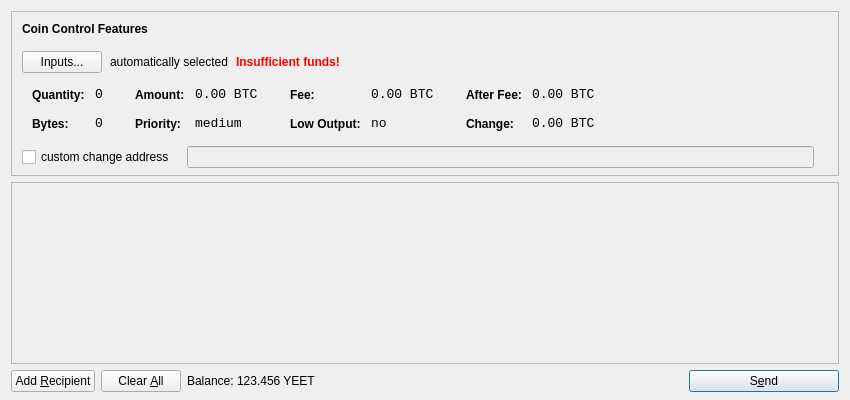
<?xml version="1.0" encoding="UTF-8"?>
<ui version="4.0">
 <class>SendCoinsDialog</class>
 <widget class="QDialog" name="SendCoinsDialog">
  <property name="geometry">
   <rect>
    <x>0</x>
    <y>0</y>
    <width>850</width>
    <height>400</height>
   </rect>
  </property>
  <property name="windowTitle">
   <string>Send Coins</string>
  </property>
  <layout class="QVBoxLayout" name="verticalLayout" stretch="0,1,0">
   <property name="bottomMargin">
    <number>8</number>
   </property>
   <item>
    <widget class="QFrame" name="frameCoinControl">
     <property name="sizePolicy">
      <sizepolicy hsizetype="Expanding" vsizetype="Expanding">
       <horstretch>0</horstretch>
       <verstretch>0</verstretch>
      </sizepolicy>
     </property>
     <property name="maximumSize">
      <size>
       <width>16777215</width>
       <height>16777215</height>
      </size>
     </property>
     <property name="frameShape">
      <enum>QFrame::StyledPanel</enum>
     </property>
     <property name="frameShadow">
      <enum>QFrame::Sunken</enum>
     </property>
     <layout class="QVBoxLayout" name="verticalLayoutCoinControl2">
      <property name="spacing">
       <number>-1</number>
      </property>
      <property name="leftMargin">
       <number>0</number>
      </property>
      <property name="topMargin">
       <number>0</number>
      </property>
      <property name="rightMargin">
       <number>0</number>
      </property>
      <property name="bottomMargin">
       <number>6</number>
      </property>
      <item>
       <layout class="QVBoxLayout" name="verticalLayoutCoinControl" stretch="0,0,0,0,1">
        <property name="spacing">
         <number>0</number>
        </property>
        <property name="leftMargin">
         <number>10</number>
        </property>
        <property name="topMargin">
         <number>10</number>
        </property>
        <item>
         <layout class="QHBoxLayout" name="horizontalLayoutCoinControl1">
          <property name="bottomMargin">
           <number>15</number>
          </property>
          <item>
           <widget class="QLabel" name="labelCoinControlFeatures">
            <property name="sizePolicy">
             <sizepolicy hsizetype="Preferred" vsizetype="Maximum">
              <horstretch>0</horstretch>
              <verstretch>0</verstretch>
             </sizepolicy>
            </property>
            <property name="font">
             <font>
              <weight>75</weight>
              <bold>true</bold>
             </font>
            </property>
            <property name="styleSheet">
             <string notr="true">font-weight:bold;</string>
            </property>
            <property name="text">
             <string>Coin Control Features</string>
            </property>
           </widget>
          </item>
         </layout>
        </item>
        <item>
         <layout class="QHBoxLayout" name="horizontalLayoutCoinControl2" stretch="0,0,0,0">
          <property name="spacing">
           <number>8</number>
          </property>
          <property name="bottomMargin">
           <number>10</number>
          </property>
          <item>
           <widget class="QPushButton" name="pushButtonCoinControl">
            <property name="styleSheet">
             <string notr="true"/>
            </property>
            <property name="text">
             <string>Inputs...</string>
            </property>
           </widget>
          </item>
          <item>
           <widget class="QLabel" name="labelCoinControlAutomaticallySelected">
            <property name="text">
             <string>automatically selected</string>
            </property>
            <property name="margin">
             <number>5</number>
            </property>
           </widget>
          </item>
          <item>
           <widget class="QLabel" name="labelCoinControlInsuffFunds">
            <property name="font">
             <font>
              <weight>75</weight>
              <bold>true</bold>
             </font>
            </property>
            <property name="styleSheet">
             <string notr="true">color:red;font-weight:bold;</string>
            </property>
            <property name="text">
             <string>Insufficient funds!</string>
            </property>
            <property name="margin">
             <number>5</number>
            </property>
           </widget>
          </item>
          <item>
           <spacer name="horizontalSpacerCoinControl">
            <property name="orientation">
             <enum>Qt::Horizontal</enum>
            </property>
            <property name="sizeHint" stdset="0">
             <size>
              <width>40</width>
              <height>1</height>
             </size>
            </property>
           </spacer>
          </item>
         </layout>
        </item>
        <item>
         <widget class="QWidget" name="widgetCoinControl" native="true">
          <property name="sizePolicy">
           <sizepolicy hsizetype="Preferred" vsizetype="Preferred">
            <horstretch>0</horstretch>
            <verstretch>0</verstretch>
           </sizepolicy>
          </property>
          <property name="minimumSize">
           <size>
            <width>0</width>
            <height>0</height>
           </size>
          </property>
          <property name="styleSheet">
           <string notr="true"/>
          </property>
          <layout class="QHBoxLayout" name="horizontalLayoutCoinControl5">
           <property name="margin">
            <number>0</number>
           </property>
           <item>
            <layout class="QHBoxLayout" name="horizontalLayoutCoinControl3" stretch="0,0,0,1">
             <property name="spacing">
              <number>20</number>
             </property>
             <property name="topMargin">
              <number>0</number>
             </property>
             <property name="bottomMargin">
              <number>10</number>
             </property>
             <item>
              <layout class="QFormLayout" name="formLayoutCoinControl1">
               <property name="horizontalSpacing">
                <number>10</number>
               </property>
               <property name="verticalSpacing">
                <number>14</number>
               </property>
               <property name="leftMargin">
                <number>10</number>
               </property>
               <property name="topMargin">
                <number>4</number>
               </property>
               <property name="rightMargin">
                <number>6</number>
               </property>
               <item row="0" column="0">
                <widget class="QLabel" name="labelCoinControlQuantityText">
                 <property name="styleSheet">
                  <string notr="true">font-weight:bold;</string>
                 </property>
                 <property name="text">
                  <string>Quantity:</string>
                 </property>
                 <property name="margin">
                  <number>0</number>
                 </property>
                </widget>
               </item>
               <item row="0" column="1">
                <widget class="QLabel" name="labelCoinControlQuantity">
                 <property name="font">
                  <font>
                   <family>Monospace</family>
                   <pointsize>10</pointsize>
                  </font>
                 </property>
                 <property name="cursor">
                  <cursorShape>IBeamCursor</cursorShape>
                 </property>
                 <property name="contextMenuPolicy">
                  <enum>Qt::ActionsContextMenu</enum>
                 </property>
                 <property name="text">
                  <string notr="true">0</string>
                 </property>
                 <property name="margin">
                  <number>0</number>
                 </property>
                 <property name="textInteractionFlags">
                  <set>Qt::LinksAccessibleByMouse|Qt::TextSelectableByKeyboard|Qt::TextSelectableByMouse</set>
                 </property>
                </widget>
               </item>
               <item row="1" column="0">
                <widget class="QLabel" name="labelCoinControlBytesText">
                 <property name="styleSheet">
                  <string notr="true">font-weight:bold;</string>
                 </property>
                 <property name="text">
                  <string>Bytes:</string>
                 </property>
                </widget>
               </item>
               <item row="1" column="1">
                <widget class="QLabel" name="labelCoinControlBytes">
                 <property name="font">
                  <font>
                   <family>Monospace</family>
                   <pointsize>10</pointsize>
                  </font>
                 </property>
                 <property name="cursor">
                  <cursorShape>IBeamCursor</cursorShape>
                 </property>
                 <property name="contextMenuPolicy">
                  <enum>Qt::ActionsContextMenu</enum>
                 </property>
                 <property name="text">
                  <string notr="true">0</string>
                 </property>
                 <property name="textInteractionFlags">
                  <set>Qt::LinksAccessibleByMouse|Qt::TextSelectableByKeyboard|Qt::TextSelectableByMouse</set>
                 </property>
                </widget>
               </item>
              </layout>
             </item>
             <item>
              <layout class="QFormLayout" name="formLayoutCoinControl2">
               <property name="horizontalSpacing">
                <number>10</number>
               </property>
               <property name="verticalSpacing">
                <number>14</number>
               </property>
               <property name="leftMargin">
                <number>6</number>
               </property>
               <property name="topMargin">
                <number>4</number>
               </property>
               <property name="rightMargin">
                <number>6</number>
               </property>
               <item row="0" column="0">
                <widget class="QLabel" name="labelCoinControlAmountText">
                 <property name="styleSheet">
                  <string notr="true">font-weight:bold;</string>
                 </property>
                 <property name="text">
                  <string>Amount:</string>
                 </property>
                 <property name="margin">
                  <number>0</number>
                 </property>
                </widget>
               </item>
               <item row="0" column="1">
                <widget class="QLabel" name="labelCoinControlAmount">
                 <property name="font">
                  <font>
                   <family>Monospace</family>
                   <pointsize>10</pointsize>
                  </font>
                 </property>
                 <property name="cursor">
                  <cursorShape>IBeamCursor</cursorShape>
                 </property>
                 <property name="contextMenuPolicy">
                  <enum>Qt::ActionsContextMenu</enum>
                 </property>
                 <property name="text">
                  <string notr="true">0.00 BTC</string>
                 </property>
                 <property name="textInteractionFlags">
                  <set>Qt::LinksAccessibleByMouse|Qt::TextSelectableByKeyboard|Qt::TextSelectableByMouse</set>
                 </property>
                </widget>
               </item>
               <item row="1" column="0">
                <widget class="QLabel" name="labelCoinControlPriorityText">
                 <property name="styleSheet">
                  <string notr="true">font-weight:bold;</string>
                 </property>
                 <property name="text">
                  <string>Priority:</string>
                 </property>
                </widget>
               </item>
               <item row="1" column="1">
                <widget class="QLabel" name="labelCoinControlPriority">
                 <property name="font">
                  <font>
                   <family>Monospace</family>
                   <pointsize>10</pointsize>
                  </font>
                 </property>
                 <property name="cursor">
                  <cursorShape>IBeamCursor</cursorShape>
                 </property>
                 <property name="contextMenuPolicy">
                  <enum>Qt::ActionsContextMenu</enum>
                 </property>
                 <property name="text">
                  <string>medium</string>
                 </property>
                 <property name="textInteractionFlags">
                  <set>Qt::LinksAccessibleByMouse|Qt::TextSelectableByKeyboard|Qt::TextSelectableByMouse</set>
                 </property>
                </widget>
               </item>
              </layout>
             </item>
             <item>
              <layout class="QFormLayout" name="formLayoutCoinControl3">
               <property name="horizontalSpacing">
                <number>10</number>
               </property>
               <property name="verticalSpacing">
                <number>14</number>
               </property>
               <property name="leftMargin">
                <number>6</number>
               </property>
               <property name="topMargin">
                <number>4</number>
               </property>
               <property name="rightMargin">
                <number>6</number>
               </property>
               <item row="0" column="0">
                <widget class="QLabel" name="labelCoinControlFeeText">
                 <property name="styleSheet">
                  <string notr="true">font-weight:bold;</string>
                 </property>
                 <property name="text">
                  <string>Fee:</string>
                 </property>
                 <property name="margin">
                  <number>0</number>
                 </property>
                </widget>
               </item>
               <item row="0" column="1">
                <widget class="QLabel" name="labelCoinControlFee">
                 <property name="font">
                  <font>
                   <family>Monospace</family>
                   <pointsize>10</pointsize>
                  </font>
                 </property>
                 <property name="cursor">
                  <cursorShape>IBeamCursor</cursorShape>
                 </property>
                 <property name="contextMenuPolicy">
                  <enum>Qt::ActionsContextMenu</enum>
                 </property>
                 <property name="text">
                  <string notr="true">0.00 BTC</string>
                 </property>
                 <property name="textInteractionFlags">
                  <set>Qt::LinksAccessibleByMouse|Qt::TextSelectableByKeyboard|Qt::TextSelectableByMouse</set>
                 </property>
                </widget>
               </item>
               <item row="1" column="0">
                <widget class="QLabel" name="labelCoinControlLowOutputText">
                 <property name="styleSheet">
                  <string notr="true">font-weight:bold;</string>
                 </property>
                 <property name="text">
                  <string>Low Output:</string>
                 </property>
                </widget>
               </item>
               <item row="1" column="1">
                <widget class="QLabel" name="labelCoinControlLowOutput">
                 <property name="font">
                  <font>
                   <family>Monospace</family>
                   <pointsize>10</pointsize>
                  </font>
                 </property>
                 <property name="cursor">
                  <cursorShape>IBeamCursor</cursorShape>
                 </property>
                 <property name="contextMenuPolicy">
                  <enum>Qt::ActionsContextMenu</enum>
                 </property>
                 <property name="text">
                  <string>no</string>
                 </property>
                 <property name="textInteractionFlags">
                  <set>Qt::LinksAccessibleByMouse|Qt::TextSelectableByKeyboard|Qt::TextSelectableByMouse</set>
                 </property>
                </widget>
               </item>
              </layout>
             </item>
             <item>
              <layout class="QFormLayout" name="formLayoutCoinControl4">
               <property name="horizontalSpacing">
                <number>10</number>
               </property>
               <property name="verticalSpacing">
                <number>14</number>
               </property>
               <property name="leftMargin">
                <number>6</number>
               </property>
               <property name="topMargin">
                <number>4</number>
               </property>
               <property name="rightMargin">
                <number>6</number>
               </property>
               <item row="0" column="0">
                <widget class="QLabel" name="labelCoinControlAfterFeeText">
                 <property name="styleSheet">
                  <string notr="true">font-weight:bold;</string>
                 </property>
                 <property name="text">
                  <string>After Fee:</string>
                 </property>
                 <property name="margin">
                  <number>0</number>
                 </property>
                </widget>
               </item>
               <item row="0" column="1">
                <widget class="QLabel" name="labelCoinControlAfterFee">
                 <property name="font">
                  <font>
                   <family>Monospace</family>
                   <pointsize>10</pointsize>
                  </font>
                 </property>
                 <property name="cursor">
                  <cursorShape>IBeamCursor</cursorShape>
                 </property>
                 <property name="contextMenuPolicy">
                  <enum>Qt::ActionsContextMenu</enum>
                 </property>
                 <property name="text">
                  <string notr="true">0.00 BTC</string>
                 </property>
                 <property name="textInteractionFlags">
                  <set>Qt::LinksAccessibleByMouse|Qt::TextSelectableByKeyboard|Qt::TextSelectableByMouse</set>
                 </property>
                </widget>
               </item>
               <item row="1" column="0">
                <widget class="QLabel" name="labelCoinControlChangeText">
                 <property name="styleSheet">
                  <string notr="true">font-weight:bold;</string>
                 </property>
                 <property name="text">
                  <string>Change:</string>
                 </property>
                </widget>
               </item>
               <item row="1" column="1">
                <widget class="QLabel" name="labelCoinControlChange">
                 <property name="font">
                  <font>
                   <family>Monospace</family>
                   <pointsize>10</pointsize>
                  </font>
                 </property>
                 <property name="cursor">
                  <cursorShape>IBeamCursor</cursorShape>
                 </property>
                 <property name="contextMenuPolicy">
                  <enum>Qt::ActionsContextMenu</enum>
                 </property>
                 <property name="text">
                  <string notr="true">0.00 BTC</string>
                 </property>
                 <property name="textInteractionFlags">
                  <set>Qt::LinksAccessibleByMouse|Qt::TextSelectableByKeyboard|Qt::TextSelectableByMouse</set>
                 </property>
                </widget>
               </item>
              </layout>
             </item>
            </layout>
           </item>
          </layout>
         </widget>
        </item>
        <item>
         <layout class="QHBoxLayout" name="horizontalLayoutCoinControl4" stretch="0,0,0">
          <property name="spacing">
           <number>12</number>
          </property>
          <property name="sizeConstraint">
           <enum>QLayout::SetDefaultConstraint</enum>
          </property>
          <property name="topMargin">
           <number>5</number>
          </property>
          <property name="rightMargin">
           <number>5</number>
          </property>
          <item>
           <widget class="QCheckBox" name="checkBoxCoinControlChange">
            <property name="text">
             <string>custom change address</string>
            </property>
           </widget>
          </item>
          <item>
           <widget class="QLineEdit" name="lineEditCoinControlChange">
            <property name="enabled">
             <bool>false</bool>
            </property>
            <property name="sizePolicy">
             <sizepolicy hsizetype="Expanding" vsizetype="Fixed">
              <horstretch>0</horstretch>
              <verstretch>0</verstretch>
             </sizepolicy>
            </property>
           </widget>
          </item>
          <item>
           <widget class="QLabel" name="labelCoinControlChangeLabel">
            <property name="sizePolicy">
             <sizepolicy hsizetype="Preferred" vsizetype="Expanding">
              <horstretch>0</horstretch>
              <verstretch>0</verstretch>
             </sizepolicy>
            </property>
            <property name="minimumSize">
             <size>
              <width>0</width>
              <height>0</height>
             </size>
            </property>
            <property name="text">
             <string/>
            </property>
            <property name="margin">
             <number>3</number>
            </property>
           </widget>
          </item>
         </layout>
        </item>
        <item>
         <spacer name="verticalSpacerCoinControl">
          <property name="orientation">
           <enum>Qt::Vertical</enum>
          </property>
          <property name="sizeHint" stdset="0">
           <size>
            <width>800</width>
            <height>1</height>
           </size>
          </property>
         </spacer>
        </item>
       </layout>
      </item>
     </layout>
    </widget>
   </item>
   <item>
    <widget class="QScrollArea" name="scrollArea">
     <property name="widgetResizable">
      <bool>true</bool>
     </property>
     <widget class="QWidget" name="scrollAreaWidgetContents">
      <property name="geometry">
       <rect>
        <x>0</x>
        <y>0</y>
        <width>830</width>
        <height>165</height>
       </rect>
      </property>
      <layout class="QVBoxLayout" name="verticalLayout_2">
       <property name="margin">
        <number>0</number>
       </property>
       <item>
        <layout class="QVBoxLayout" name="entries">
         <property name="spacing">
          <number>6</number>
         </property>
        </layout>
       </item>
       <item>
        <spacer name="verticalSpacer">
         <property name="orientation">
          <enum>Qt::Vertical</enum>
         </property>
         <property name="sizeHint" stdset="0">
          <size>
           <width>20</width>
           <height>40</height>
          </size>
         </property>
        </spacer>
       </item>
      </layout>
     </widget>
    </widget>
   </item>
   <item>
    <layout class="QHBoxLayout" name="horizontalLayout">
     <item>
      <widget class="QPushButton" name="addButton">
       <property name="toolTip">
        <string>Send to multiple recipients at once</string>
       </property>
       <property name="text">
        <string>Add &amp;Recipient</string>
       </property>
       <property name="icon">
        <iconset resource="../bitcoin.qrc">
         <normaloff>:/icons/add</normaloff>:/icons/add</iconset>
       </property>
       <property name="autoDefault">
        <bool>false</bool>
       </property>
      </widget>
     </item>
     <item>
      <widget class="QPushButton" name="clearButton">
       <property name="sizePolicy">
        <sizepolicy hsizetype="Minimum" vsizetype="Fixed">
         <horstretch>0</horstretch>
         <verstretch>0</verstretch>
        </sizepolicy>
       </property>
       <property name="toolTip">
        <string>Remove all transaction fields</string>
       </property>
       <property name="text">
        <string>Clear &amp;All</string>
       </property>
       <property name="icon">
        <iconset resource="../bitcoin.qrc">
         <normaloff>:/icons/remove</normaloff>:/icons/remove</iconset>
       </property>
       <property name="autoRepeatDelay">
        <number>300</number>
       </property>
       <property name="autoDefault">
        <bool>false</bool>
       </property>
      </widget>
     </item>
     <item>
      <layout class="QHBoxLayout" name="horizontalLayout_2">
       <property name="spacing">
        <number>3</number>
       </property>
       <item>
        <widget class="QLabel" name="label">
         <property name="text">
          <string>Balance:</string>
         </property>
        </widget>
       </item>
       <item>
        <widget class="QLabel" name="labelBalance">
         <property name="cursor">
          <cursorShape>IBeamCursor</cursorShape>
         </property>
         <property name="text">
          <string>123.456 YEET</string>
         </property>
         <property name="textInteractionFlags">
          <set>Qt::LinksAccessibleByMouse|Qt::TextSelectableByKeyboard|Qt::TextSelectableByMouse</set>
         </property>
        </widget>
       </item>
      </layout>
     </item>
     <item>
      <spacer name="horizontalSpacer">
       <property name="orientation">
        <enum>Qt::Horizontal</enum>
       </property>
       <property name="sizeHint" stdset="0">
        <size>
         <width>40</width>
         <height>20</height>
        </size>
       </property>
      </spacer>
     </item>
     <item>
      <widget class="QPushButton" name="sendButton">
       <property name="minimumSize">
        <size>
         <width>150</width>
         <height>0</height>
        </size>
       </property>
       <property name="toolTip">
        <string>Confirm the send action</string>
       </property>
       <property name="text">
        <string>S&amp;end</string>
       </property>
       <property name="icon">
        <iconset resource="../bitcoin.qrc">
         <normaloff>:/icons/send</normaloff>:/icons/send</iconset>
       </property>
       <property name="default">
        <bool>true</bool>
       </property>
      </widget>
     </item>
    </layout>
   </item>
  </layout>
 </widget>
 <resources>
  <include location="../bitcoin.qrc"/>
 </resources>
 <connections/>
</ui>
